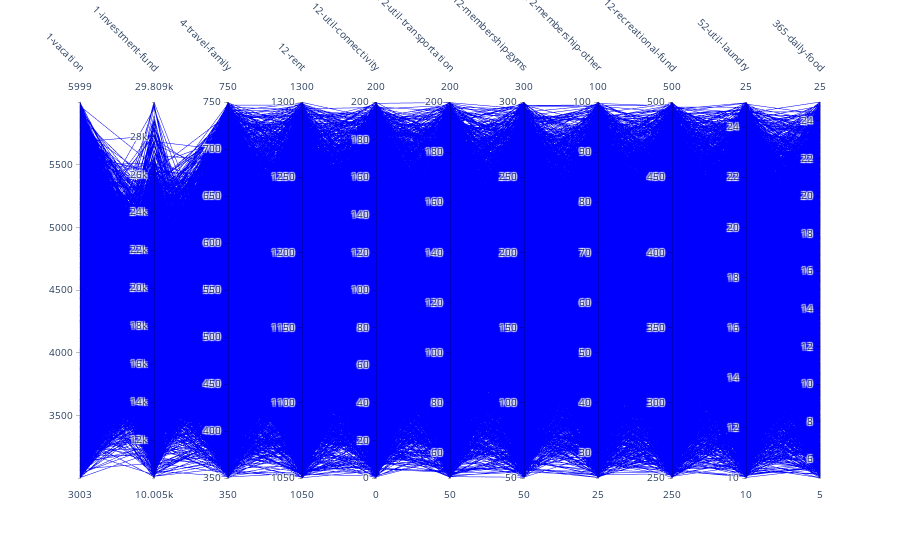

The notebook cell saved with this chart:
### Code cell
import plotly.graph_objects as go

fig = go.Figure(data=
    go.Parcoords(
        line_color='rgba(0,0,255,1)',
        labelangle=45,
        dimensions = [
            dict(range = [round(df[s].min()),round(df[s].max())],
                 label = s, 
                 values = df[s].values) for s in list(df.columns)]
    ),
)
fig.show()

### Figure 1 — Plotly figure (JSON) as saved in the notebook; plotly's stock layout.template omitted (floating-point values rounded to 4 significant figures; data arrays with more than 128 entries replaced by an {"elided": "..."} marker saying what was removed)
{"data": [{"dimensions": [{"label": "1-vacation", "range": [3003, 5999], "values": {"elided": "4980 float values"}}, {"label": "1-investment-fund", "range": [10005, 29809], "values": {"elided": "4980 float values"}}, {"label": "4-travel-family", "range": [350, 750], "values": {"elided": "4980 float values"}}, {"label": "12-rent", "range": [1050, 1300], "values": {"elided": "4980 float values"}}, {"label": "12-util-connectivity", "range": [0, 200], "values": {"elided": "4980 float values"}}, {"label": "12-util-transportation", "range": [50, 200], "values": {"elided": "4980 float values"}}, {"label": "12-membership-gyms", "range": [50, 300], "values": {"elided": "4980 float values"}}, {"label": "12-membership-other", "range": [25, 100], "values": {"elided": "4980 float values"}}, {"label": "12-recreational-fund", "range": [250, 500], "values": {"elided": "4980 float values"}}, {"label": "52-util-laundry", "range": [10, 25], "values": {"elided": "4980 float values"}}, {"label": "365-daily-food", "range": [5, 25], "values": {"elided": "4980 float values"}}], "labelangle": 45, "line": {"color": "rgba(0,0,255,1)"}, "type": "parcoords"}], "layout": {}}
